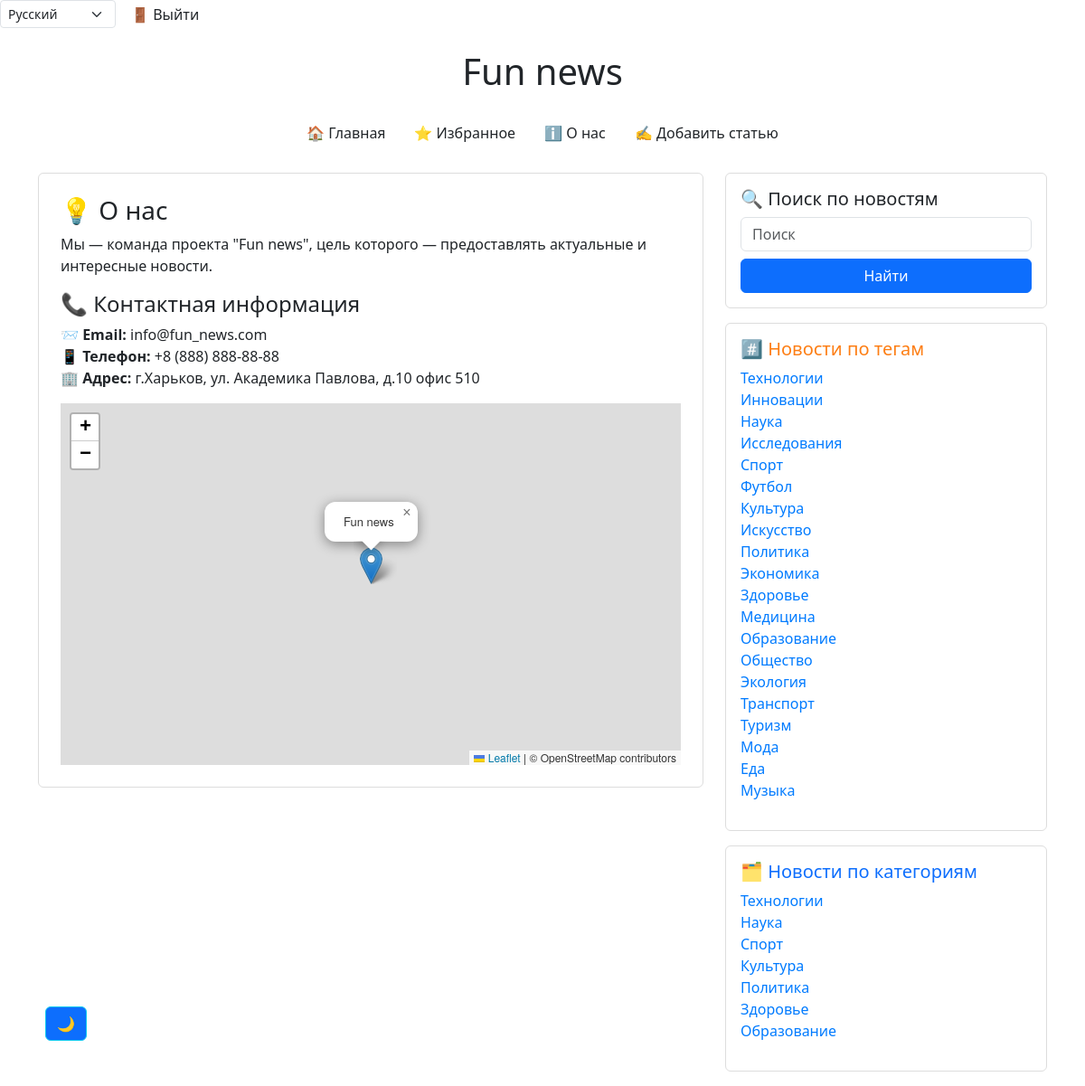
Page /ru/news/about/ (signed in) on the committed database.
### news/models.py (models this page shows, shortened)
class Tag(models.Model):
    name = models.CharField(max_length=255, unique=True)
    class Meta:
        verbose_name = 'Тег'  # единственное число для отображения в админке
        verbose_name_plural = 'Теги'  # мн. число для отображения в админке

class Category(models.Model):
    name = models.CharField(max_length=255, unique=True)
    class Meta:
        verbose_name = 'Категория'  # единственное число для отображения в админке
        verbose_name_plural = 'Категории'  # мн. число для отображения в админке

### news/views.py (the view)
# urls.py: path('about/', about, name='about'),                                                              # Страница "О нас"
def about(request):
    all_tags = Tag.objects.all()
    all_categories = Category.objects.all()
    context = {
        'title': _('О нас'),
        'description': _('Мы — команда проекта "Fun news", цель которого — предоставлять актуальные и интересные новости.'),
        'contacts': {
            'email': 'info@fun_news.com',
            'phone': '+8 (888) 888-88-88',
            'address': _('г.Харьков, ул. Академика Павлова, д.10 офис 510'),
        },
        "latitude": 49.9935,  # Харьков
        "longitude": 36.2304,
        "company_name": "Fun news",
        "all_tags": all_tags,
        "all_categories": all_categories,
    }
    return render(request, 'news/about.html', context=context)

### news/templates/news/about.html (shortened to what this page needs)
{% extends 'news/base.html' %}
{% load i18n %}
{% block content %}
    <div class="card p-4">
        <h3>💡  {{ title }}</h3>
        <p>{{ description }}</p>
        <h4>{% trans '📞 Контактная информация' %}</h4>
        <ul class="list-unstyled">
            <li><strong>📨 Email:</strong> {{ contacts.email }}</li>
            <li><strong>{% trans '📱 Телефон' %}:</strong> {{ contacts.phone }}</li>
            <li><strong>{% trans '🏢 Адрес:' %}</strong> {{ contacts.address }}</li>
        </ul>
     <div id="map" style="height: 400px;"></div>
    </div>
{% endblock %}

### news/templates/news/base.html (shortened to what this page needs)
{% load static %}
{% load i18n %}
<!DOCTYPE html>
<html lang="ru">
<head>
    <link href="https://cdn.jsdelivr.net/npm/bootstrap@5.3.0/dist/css/bootstrap.min.css" rel="stylesheet">
    <link href="https://cdn.jsdelivr.net/npm/aos@2.3.4/dist/aos.css" rel="stylesheet">
    <link rel="stylesheet" href="https://unpkg.com/leaflet@1.9.4/dist/leaflet.css"/>
    <link rel="stylesheet" type="text/css" href="{% static 'css/style.css' %}">
</head>
<body>
<div class="d-flex align-items-center">
    <form action="{% url 'set_language' %}" method="post" class="d-inline me-3">
        {% get_current_language as LANGUAGE_CODE %}
        <select name="language" onchange="this.form.submit()" class="form-select form-select-sm d-inline w-auto">
            {% get_available_languages as LANGUAGES %}
            {% for code, name in LANGUAGES %}
                <option value="{{ code }}" {% if code == LANGUAGE_CODE %}selected{% endif %}>
                    {{ name }}
                </option>
            {% endfor %}
        </select>
    </form>
{% if user.is_authenticated %}
    <form method="post" action="{% url 'accounts:logout' %}" style="display: inline;">
        <button type="submit" class="btn btn-link p-0" style="color: inherit; text-decoration: none;">
            {% trans '🚪 Выйти' %}
        </button>
    </form>
{% else %}
    <a class="nav-link me-2" href="{% url 'accounts:login' %}">{% trans '🔑 Авторизация' %}</a>
    <a class="nav-link me-2"> /  </a>
    <a class="nav-link" href="{% url 'accounts:registration' %}">{% trans '➕ Регистрация' %}</a>
{% endif %}
</div>
<div class="container mt-4">
    <h1 class="text-center mb-4">Fun news</h1>
    <button id="theme-toggle" class="btn btn-outline-info">🌙</button>
        <nav class="mb-4">
            <ul class="nav justify-content-center">
                {% if not request.path == '/news/' %}
                    <li class="nav-item">
                        <a class="nav-link" href="{% url 'news:catalog' %}">{% trans '🏠 Главная' %}</a>
                    </li>
                {% endif %}
                {% if user.is_authenticated %}
                    <li class="nav-item">
                        <a class="nav-link" href="{% url 'news:favourites' %}">{% trans '⭐ Избранное' %}</a>
                    </li>
                {% else %}
                    <li class="nav-item">
                        <a class="nav-link disabled" href="#" tabindex="-1" aria-disabled="true">{% trans '⭐ Избранное' %}</a>
                    </li>
                {% endif %}
                <li class="nav-item">
                    <a class="nav-link" href="{% url 'news:about' %}">{% trans 'ℹ️ О нас' %}</a>
                </li>
                {% if user.is_authenticated %}
                    <li class="nav-item">
                        <a class="nav-link" href="{% url 'news:add_article' %}">{% trans '✍️ Добавить статью' %}</a>
                    </li>
                {% else %}
                    <li class="nav-item">
                        <a class="nav-link disabled" href="#" tabindex="-1" aria-disabled="true">{% trans '✍️ Добавить статью' %}</a>
                    </li>
                {% endif %}
            </ul>
        </nav>
    <div class="row">
        <div class="col-md-8">
            {% block content %}{% endblock %}
        </div>
      {% if user.is_authenticated %}
        <aside class="col-md-4">
            <div class="card mb-3 p-3">
                <h5>{% trans '🔍 Поиск по новостям' %}</h5>
                <form method="get" action="{% url 'news:search_news' %}" class="d-flex flex-column">
                    <input type="text" name="text" class="form-control mb-2" placeholder= {% trans 'Поиск' %} required>
                    <button type="submit" class="btn btn-primary">{% trans 'Найти' %}</button>
                </form>
            </div>
            <div class="card mb-3 p-3">
                <h5 class="tag-title">{% trans '#️⃣ Новости по тегам' %}</h5>
                {% if all_tags %}
                    <ul class="list-unstyled">
                        {% for tag in all_tags %}
                            <li><a href="{% url 'news:news_by_tag' tag.name %}">{{ tag.name }}</a></li>
                        {% endfor %}
                    </ul>
                {% else %}
                    <p>{% trans '😕 Нет доступных тегов.' %}</p>
                {% endif %}
            </div>
            <div class="card mb-3 p-3">
                <h5 class="category-title">{% trans '🗂️ Новости по категориям' %}</h5>
                {% if all_categories %}
                    <ul class="list-unstyled">
                        {% for category in all_categories %}
                            <li><a href="{% url 'news:news_by_category' category.name %}">{{ category.name }}</a></li>
                        {% endfor %}
                    </ul>
                {% else %}
                    <p>{% trans '😕 Нет доступных категорий.' %}</p>
                {% endif %}
            </div>
        </aside>
      {%  endif %}
    </div>
</div>
</body>
</html>

### static/css/style.css (style rules this page uses)
.card { background-color: #ffffff; border: 1px solid #ddd; }
a { color: #007bff; text-decoration: none; }
.nav-link { color: #212529; }
h1, h5 { color: #212529; }
#theme-toggle { position: fixed; bottom: 50px; left: 50px; }
.card .category-title { color: #0d6efd; }
.card .tag-title { color: #fd7e14; }

### rows in the picture
Tag: name "Технологии"
Tag: name "Инновации"
Tag: name "Наука"
Tag: name "Исследования"
Tag: name "Спорт"
Tag: name "Футбол"
Tag: name "Культура"
Tag: name "Искусство"
Tag: name "Политика"
Tag: name "Экономика"
Tag: name "Здоровье"
Tag: name "Медицина"
Tag: name "Образование"
Tag: name "Общество"
Tag: name "Экология"
Tag: name "Транспорт"
Tag: name "Туризм"
Tag: name "Мода"
Tag: name "Еда"
Tag: name "Музыка"
Category: name "Технологии"
Category: name "Наука"
Category: name "Спорт"
Category: name "Культура"
Category: name "Политика"
Category: name "Здоровье"
Category: name "Образование"

### other values in the picture
{{ title }} "О нас"
{{ description }} "Мы — команда проекта \"Fun news\", цель которого — предоставлять актуальные и интересные новости."
{{ contacts.email }} "info@fun_news.com"
{{ contacts.phone }} "+8 (888) 888-88-88"
{{ contacts.address }} "г.Харьков, ул. Академика Павлова, д.10 офис 510"
form field language "Русский"
